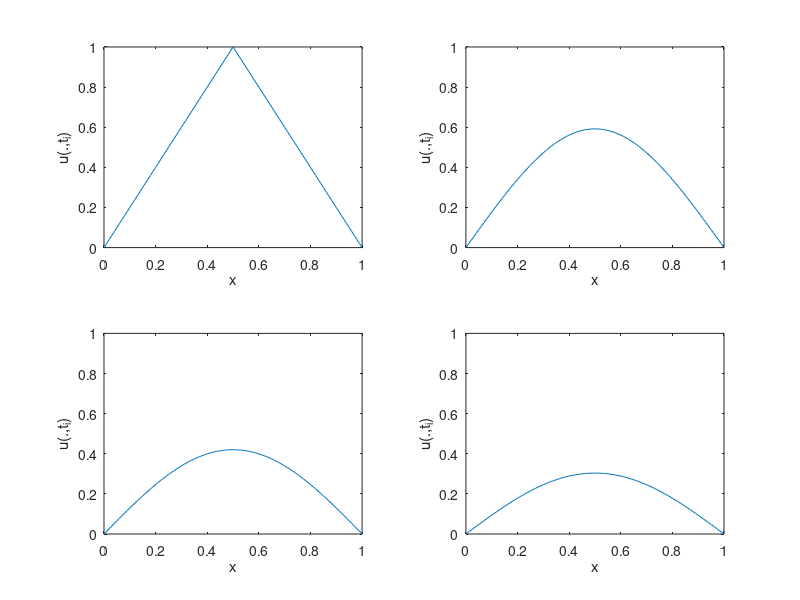

Reproduce this figure in MATLAB.
% HeatImpl.m
clear;
clc;

deltax = 0.01;
deltat = 0.001;
tmax = 0.1 ;
N = round(1/deltax);
deltax=1/N;
M = round(tmax/deltat);
deltat=tmax/M;
sol = zeros(N+1,M+1);
rho = deltat / (deltax)^2
rho2 = 1+2*rho;
B = diag(rho2 * ones(N-1,1)) - ...
   diag(rho*ones(N-2,1),1) - diag(rho*ones(N-2,1),-1);
vetx = 0:deltax:1;

for i=2:ceil((N+1)/2)
   sol(i,1) = 2*vetx(i);
   sol(N+2-i,1) = sol(i,1);
end

%for i=2:N
%   sol(i,1) = sin(pi*vetx(i));
%end

for j=1:M
   sol(2:N,j+1) = B \ sol(2:N,j);   
end

eigs(inv(B),1)

eigs(B,1)

for j=1:4
subplot(2,2,j)
plot(vetx,sol(:,1+round((j-1)*M/3)))
xlabel('x');
ylabel('u(.,t_i)');
axis([0 1 0 1])
end
